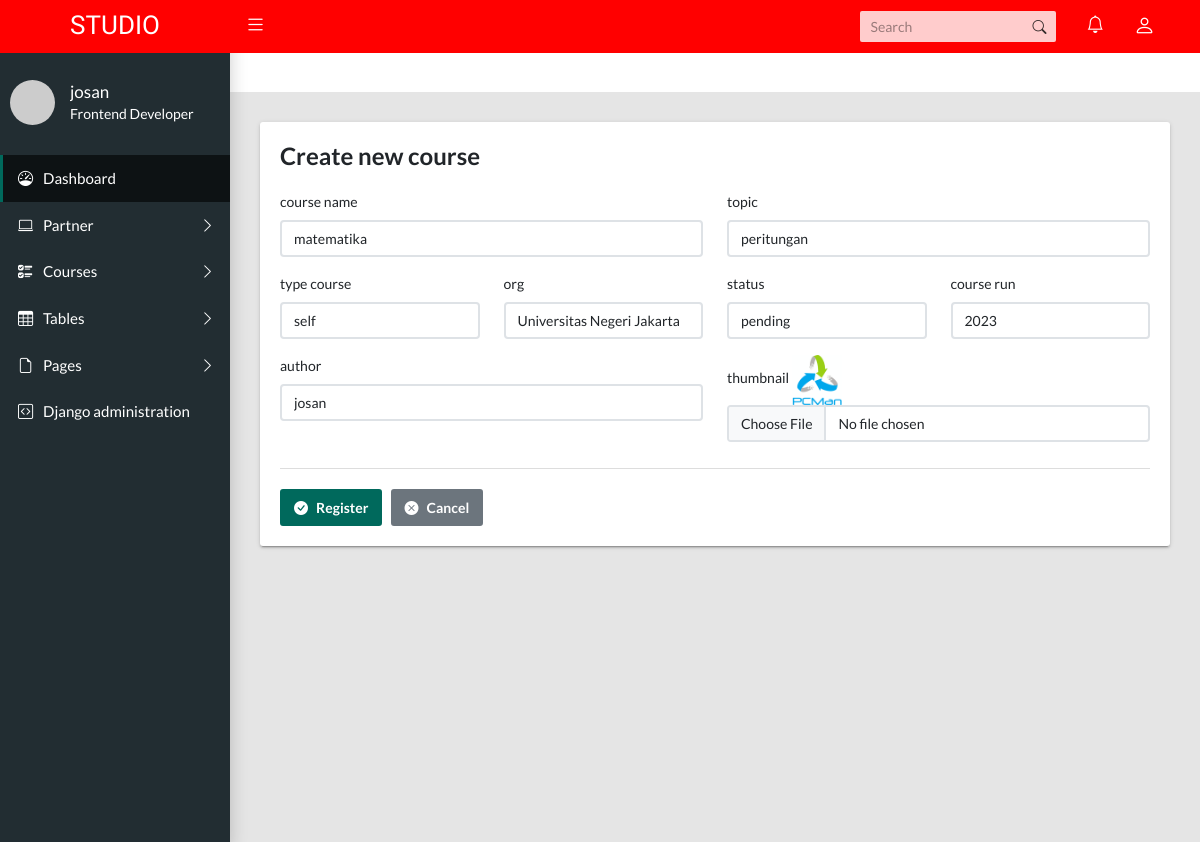
The app's page /course/course-edit/1 (signed in) with its own data.
### course/models.py (models this page shows, shortened)
class Course (models.Model):
    course_name = models.CharField(max_length=250)
    topic = models.CharField(max_length=250)
    course_overview = models.TextField(null=True)
    category = models.CharField(max_length=50, choices=Ct,null=True)
    number_of_questions = models.IntegerField(null=True)
    time = models.IntegerField(help_text="durations of the quiz in minutes",null=True)
    required_score_to_pas = models.IntegerField("required score in %", null=True)
    level = models.CharField(max_length=10, choices=Choi, default='basic', null=True)
    status_course = models.CharField(max_length=10, choices=St, default='draft')
    start_date = models.DateField(null=True)
    end_date = models.DateField(null=True)
    start_enrol = models.DateField(null=True)
    end_enrol = models.DateField(null=True)
    effort = models.CharField(max_length=20, null=True)
    lang = models.CharField(max_length=30, choices=Lg, default='id')
    org_partner = models.ForeignKey(Partner, on_delete=models.CASCADE)
    type_course = models.CharField(max_length=10, choices=Tc, default='self')
    image_course = models.ImageField(upload_to=filepath,null=True)
    author=models.ForeignKey(User,on_delete=models.CASCADE)
    course_year=models.IntegerField(null=True, default=current_year)

### partner/models.py (models this page shows)
class Partner(models.Model):
    partner_name = models.TextField(max_length=191)
    partner_abbreviation = models.TextField(max_length=50)
    partner_email = models.ForeignKey(User,on_delete=models.CASCADE,related_name='partner_add')
    partner_phone = models.TextField(max_length=50)
    partner_address = models.TextField(max_length=50)
    partner_tax = models.TextField(max_length=50)
    partner_status = models.TextField(max_length=50)
    partner_check = models.TextField(max_length=50)
    partner_logo = models.ImageField(upload_to=filepath,null=True, blank=True)
    partner_join = models.DateTimeField(auto_now_add=True)
    def __str__(self):
        return f"{self.partner_name}"

### course/views.py (the view, shortened to what this page needs)
# urls.py: path("course-edit/<str:pk>", views.courseEdit, name= "course_edit"),
def courseEdit(request, pk):
    mk = Course.objects.get(id=pk)
    user_list = User.objects.all()
    context = {'course':mk,'user':user_list}
    return render(request, 'course_edit.html', context)

### course/templates/course_edit.html (shortened to what this page needs)
{% extends 'layouts/default/page.html' %}
{% load i18n %}
{% block content %}
  <div class="row">
    <div class="col-md-12">
      <div class="tile">
        <h3 class="tile-title">Create new course</h3>
        <div class="tile-body">
          <form id="sumbitformpratner" method="POST" action="" enctype="multipart/form-data">
            <div class="row">
            <div class="col-md-6">
                <div class="mb-3">
                    <label class="form-label">course name</label>
                    <input class="form-control" type="text" name="course_name" value="{{ course.course_name }}" maxlength="250" required placeholder="Enter course name">
                  </div>
            </div>
            <div class="col-md-6">
                <div class="mb-3">
                    <label class="form-label"> topic</label>
                    <input class="form-control" type="text" name="topic" value="{{ course.topic}}" maxlength="250" required placeholder="Enter topic">
                  </div>
            </div>
           </div>
            <div class="row">
              <div class="col-md-3">
                <div class="mb-3">
                    <label class="form-label">type course </label>
                <select class="form-control" name="type_course"  required>
                  <option value="{{ course.type_course }}" selected>{{ course.type_course}} </option>
                </select>
                </div>
              </div>
              <div class="col-md-3">
                <div class="mb-3">
                    <label class="form-label">org </label>
                <select class="form-control" name="org_partner" required>
                  <option value="{{ course.org_partner.id }}" selected>{{ course.org_partner}} </option>
                </select>
                </div>
              </div>
              <div class="col-md-3">
                <div class="mb-3">
                    <label class="form-label">status</label>
                    <select class="form-control" id="exampleSelect1" required name="status_course">
                    <option value="{{ course.status_course }}" selected>{{ course.status_course}} </option>
                    </select>
                  </div>
            </div>
            <div class="col-md-3">
                <div class="mb-3">
                    <label class="form-label">course run</label>
                    <input class="form-control" type="number" name="course_year" value="{{course.course_year}}" maxlength="20" required placeholder="xxxx">
                  </div>
              </div>
            </div>
           <div class="row">
            <div class="col-md-6">
                <div class="mb-3">
                    <label class="form-label">author </label>
                <select class="form-control" name="author"  required>
                  <option value="{{course.author.id}}">{{course.author}}</option>
                </select>
                </div>
              </div>
            <div class="col-md-6">
                <div class="mb-3">
                    <label class="form-label"> thumbnail</label>
                    {% if course.image_course %}
                    <img src="{{ course.image_course.url }}" alt="image here" style="width: 50px; height: 50px;">
                {% endif %}
                    <input class="form-control" type="file" name="image_course"  >
                  </div>
            </div>
           </div>
            <div class="tile-footer">
              <button class="btn btn-primary"  type="submit"><i class="bi bi-check-circle-fill me-2"></i>Register</button>&nbsp;&nbsp;&nbsp;<a class="btn btn-secondary" href="{% url 'partner:partner_view'%}"><i class="bi bi-x-circle-fill me-2"></i>Cancel</a>
            </div>
          </form>
        </div>
      </div>
    </div>
  </div>
{% endblock %}

### content/templates/layouts/default/page.html (shortened to what this page needs)
{% load static %}
{% load bootstrap4 %}
{% load i18n %}
{% get_current_language as language_code %}
<!DOCTYPE html>
<html lang="{{ language_code }}">
<head>
    <link href="{% static 'css/main.css' %}" rel="stylesheet">
    <link rel="stylesheet" type="text/css" href="https://cdn.jsdelivr.net/npm/bootstrap-icons@1.10.5/font/bootstrap-icons.css">
  </head>
<body class="app sidebar-mini">
 <header class="app-header"><a class="app-header__logo" href="{% url 'index' %}">STUDIO</a>
    <a class="app-sidebar__toggle" href="#" data-toggle="sidebar" aria-label="Hide Sidebar"></a>
    <ul class="app-nav">
      <li class="app-search">
        <input class="app-search__input" type="search" placeholder="Search">
        <button class="app-search__button"><i class="bi bi-search"></i></button>
      </li>
      <li class="dropdown"><a class="app-nav__item" href="#" data-bs-toggle="dropdown" aria-label="Show notifications"><i class="bi bi-bell fs-5"></i></a>
      </li>
      <li class="dropdown"><a class="app-nav__item" href="#" data-bs-toggle="dropdown" aria-label="Open Profile Menu"><i class="bi bi-person fs-4"></i></a>
      </li>
    </ul>
  </header>
    {% if request.user.is_authenticated %}
      {% if request.user.is_superuser %}
    <aside class="app-sidebar">
      <div class="app-sidebar__user"><img class="app-sidebar__user-avatar" src="https://randomuser.me/api/portraits/men/1.jpg" alt="User Image">
        <div>
          <p class="app-sidebar__user-name">{{ request.user.username }}</p>
          <p class="app-sidebar__user-designation">Frontend Developer</p>
        </div>
      </div>
      {% endif %}
      <ul class="app-menu">
        <li><a class="app-menu__item active" href="{% url 'index' %}"><i class="app-menu__icon bi bi-speedometer"></i><span class="app-menu__label">Dashboard</span></a></li>
        <li class="treeview"><a class="app-menu__item" href="#" data-toggle="treeview"><i class="app-menu__icon bi bi-laptop"></i><span class="app-menu__label">Partner</span><i class="treeview-indicator bi bi-chevron-right"></i></a>
        </li>
        <li class="treeview"><a class="app-menu__item" href="#" data-toggle="treeview"><i class="app-menu__icon bi bi-ui-checks"></i><span class="app-menu__label">Courses</span><i class="treeview-indicator bi bi-chevron-right"></i></a>
        </li>
        <li class="treeview"><a class="app-menu__item" href="#" data-toggle="treeview"><i class="app-menu__icon bi bi-table"></i><span class="app-menu__label">Tables</span><i class="treeview-indicator bi bi-chevron-right"></i></a>
        </li>
        <li class="treeview"><a class="app-menu__item" href="#" data-toggle="treeview"><i class="app-menu__icon bi bi-file-earmark"></i><span class="app-menu__label">Pages</span><i class="treeview-indicator bi bi-chevron-right"></i></a>
        </li>
        <li><a class="app-menu__item" href="{% url 'admin:login' %}"><i class="app-menu__icon bi bi-code-square"></i><span class="app-menu__label">{% trans 'Django administration' %}</span></a></li>
      </ul>
      {% endif %}
    </aside>
<br>
<br>
<main class="app-content">
    {% block content %}{% endblock %}
  </main>
</body>
</html>

### records on screen
Course: course_name "matematika", topic "peritungan", type_course "self", org_partner "Universitas Negeri Jakarta", status_course "pending", course_year "2023", author "josan", image_course (picture)

### other values on screen
{{ request.user.username }} "josan"
